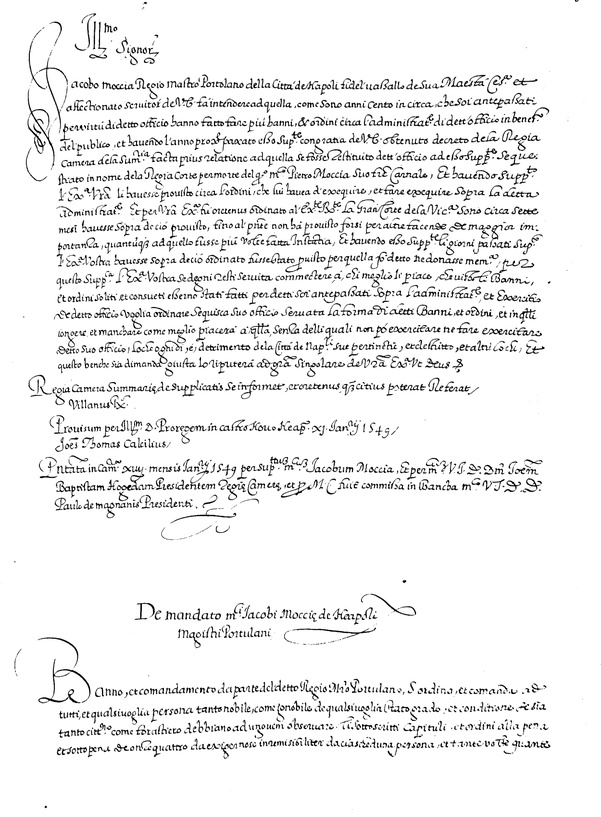
#> input picture input_data/examples/moccia01.jpg, 601 x 817 px, shrunk from 2500 x 3400 before the run, found by its file name
$ python line_segmenter.py
#> lines starting #> are read from the running program, lines starting #| are printed output that depends on the picture; after the words box and inside, x2 and y2 are one past the last pixel; in counts of white or black regions, pixels touching at a corner belong together
import os, shutil
import numpy as np
import math
from itertools import groupby
from skimage import io
from skimage import img_as_ubyte
from skimage.color import rgb2gray, gray2rgb
from skimage.filters import gaussian
from skimage.filters import threshold_otsu
from skimage.util import invert
from scipy.signal import find_peaks
from heapq import *
from tqdm import tqdm
import matplotlib.pyplot as plt
from matplotlib.patches import Rectangle

"""
AstarSegmenter method for handwritten textline segemntation
"""

IN_FOLDER = "input_data\examples"
OUT_FOLDER = "lines"

SURNITA = False

# Nombers of rows
N_ROWS = {"moccia01.jpg":None, "santgall02.png":24, }  # None if no number of rows available
#N_ROWS = None # if no number of rows available

# Parameters
SIGMA = 10      #sigma for gaussian filter
NUM_OF_VERTICAL_ZONES = 8


# peak detection
TH_PEAK = 10
DISTANCE_PK = 35
PROMINANCE_PK = 100


# Constants ------------------
MAX_DISTANCE_SEGMENT = 50
SAVE_LINE_IMAGES = True
SAVE_LINEDOCSEG_IMAGE = True
ADD_FIRST_LAST_SEGMENT = True # add boundary to linesegmentation the top and bottob of the page detection

# PRINT
SHOW_PAGE_DET= False
SHOW_HISTO = False

if os.path.exists(OUT_FOLDER):
    shutil.rmtree(OUT_FOLDER)
os.makedirs(OUT_FOLDER)

def horizontal_projections(image):
    return np.sum(image, axis=1)


def vertical_projections(image):
    return np.sum(image, axis=0)

def find_peak_regions(hpp, n_rows=0, divider=2):
    """
    find peak in orizontal projection
    if n_rows = 0, method returns all the peaks grater than max/divider
    else, nethod returns the top n_rows lines, if there are
    """

    if n_rows == 0:
        return _find_peak_regions_divider(hpp, divider=divider)
    else:
        return _find_peak_regions_nrows(hpp, n_rows)

def _find_peak_regions_divider(hpp, divider=2):
    """
    find peak in orizontal projection
    The “divider” parameter defaults to 2, which means the method will be thresholding the regions in
    the middle of higher and lower peaks in the HPP.
    """
    threshold = (np.max(hpp)-np.min(hpp))/divider
    peaks = []
    peaks_index = []
    for i, hppv in enumerate(hpp):
        if hppv < threshold:
            peaks.append([i, hppv])
    return peaks

def _find_peak_regions_nrows(hpp, n_rows):
    """
    find peak in orizontal projection
    The methods return the first top n_rows peaks, if they exist.
    """
    threshold = (np.max(hpp)-np.min(hpp))/TH_PEAK
    distance = (len(hpp))/DISTANCE_PK#(n_rows*2)
    prominence = (len(hpp))/PROMINANCE_PK#n_rows
    peaks = []
    pk_sorted = []

    all_peaks_ind, _ = find_peaks(hpp, height=threshold, distance=distance, prominence=prominence)

    if SHOW_HISTO:
        counts, bins = np.histogram(hpp)
        #plt.hist(bins[:-1], bins, weights=counts)
        #plt.stairs(hpp, hpp)
        #plt.stairs(counts, bins)
        plt.plot(hpp)
        plt.plot(all_peaks_ind, hpp[all_peaks_ind], "x", color="limegreen", ms=8, mew=2)
        plt.plot(np.zeros_like(hpp), "--", color="gray")
        plt.show()

    for pk_index in all_peaks_ind:
        pk_sorted.append([pk_index, hpp[pk_index]])

    pk_sorted.sort(key=lambda x: x[-1], reverse=True)

    row_founded = 0
    current_peak = 0
    while row_founded < n_rows and current_peak<len(pk_sorted):
        pk_index, pk_value = pk_sorted[current_peak]
        if [pk_index, pk_value] not in peaks:
            row_founded += 1
            peaks.append([pk_index, pk_value])
            threshold = (pk_value-np.min(hpp))/2
            sx_index = pk_index-1
            dx_index = pk_index+1
            while hpp[sx_index] > threshold:
                peaks.append([sx_index, hpp[sx_index]])
                sx_index -= 1
            while hpp[dx_index] > threshold:
                peaks.append([dx_index, hpp[dx_index]])
                dx_index += 1
        current_peak += 1

    #peaks.sort(key=lambda x: x[0])

    peak_ret = []
    for i, hppv in enumerate(hpp):
        if [i, hppv] not in peaks:
            peak_ret.append([i, hppv])


    return peak_ret


def get_hpp_walking_regions(peaks_index):
    """
    group the peaks into walking windows
    """
    hpp_clusters = []
    cluster = []
    for index, value in enumerate(peaks_index):
        cluster.append(value)

        if index < len(peaks_index)-1 and peaks_index[index+1] - value > 1:
            hpp_clusters.append(cluster)
            cluster = []

        #get the last cluster
        if index == len(peaks_index)-1:
            hpp_clusters.append(cluster)
            cluster = []

    return hpp_clusters

def get_binary(img):
    """
    Binarize image with OTSU
    """
    mean = np.mean(img)
    if mean == 0.0 or mean == 1.0:
        return img

    thresh = threshold_otsu(img)
    binary = img <= thresh
    binary = binary*1
    return binary

def path_exists(window_image):
    """
    very basic check first then proceed to A* check
    """
    if 0 in horizontal_projections(window_image):
        return True

    padded_window = np.zeros((window_image.shape[0],1))
    world_map = np.hstack((padded_window, np.hstack((window_image,padded_window)) ) )
    path = np.array(astar(world_map, (int(world_map.shape[0]/2), 0), (int(world_map.shape[0]/2), world_map.shape[1])))
    if len(path) > 0:
        return True

    return False

# [18 lines left out: function get_road_block_regions, not called in this run]

def get_road_block_regions_project(nmap):
    road_blocks = []
    needtobreak = False

    projection = vertical_projections(nmap)
    road_blocks_indices = np.where(projection != 0)[0]

    i=0
    while i < len(road_blocks_indices):
        start = road_blocks_indices[i]
        end = start
        while i+1<len(road_blocks_indices) and road_blocks_indices[i+1]-end == 1:
            i += 1
            end = road_blocks_indices[i]

        if end > nmap.shape[1]-1:
            end = nmap.shape[1]-1
            needtobreak = True

        if path_exists(nmap[:, start:end]) == False:
             road_blocks.append([start, end])

        if needtobreak == True:
            break
        i += 1

    return road_blocks

# [16 lines left out: function group_the_road_blocks, not called in this run]

def get_page(image, margin=0.01, v=2, th=0):
    """
    Find the page in the image.
    the result is the part of the image that shows only text
    """
    vertical_p = vertical_projections(image)
    horizontal_p = horizontal_projections(image)

    m_v = int(image.shape[0]*margin)
    m_h = int(image.shape[1]*margin)

    max_v_p = int(max(vertical_p[m_v:image.shape[0]-m_v])/v)
    max_h_p = int(max(horizontal_p[m_h:image.shape[1]-m_h])/v)

    left = m_v
    while  vertical_p[left] <= max_v_p:
        left += 1
    while left > 0 and vertical_p[left] > th:
        left -= 1

    right = len(vertical_p)-1-m_v
    while  vertical_p[right] <= max_v_p:
        right -= 1
    while right < len(vertical_p) and vertical_p[right] > th:
        right += 1

    top = m_h
    while  horizontal_p[top] <= max_h_p:
        top += 1
    while top > 0 and horizontal_p[top] > th:
        top -= 1

    bottom = len(horizontal_p)-1-m_h
    while  horizontal_p[bottom] <= max_h_p:
        bottom -= 1
    while bottom <len(horizontal_p)-1 and horizontal_p[bottom] > th:
        bottom += 1

    top = top#-m_v
    right = right#+m_h
    left = left#-m_h
    bottom = bottom#+m_v

    return (top, right, left, bottom)

def _linesegmentation(crop_image, n_rows=0):
    """
    apply the line segmentation method to the crop_image.
    it returns a list of cut boundaries
    NOTE: the crop_image must be a BW image
    """
    inverse_image = gaussian(crop_image, sigma=SIGMA)
    th = threshold_otsu(inverse_image)
    inverse_image[inverse_image >= th] = 1
    inverse_image[inverse_image < th] = 0
    inverse_image = invert(inverse_image)

    hpp = horizontal_projections(inverse_image)

    peaks = find_peak_regions(hpp, n_rows=n_rows)
    peaks_index = np.array(peaks)[:,0].astype(int)

    segmented_img = np.copy(crop_image)
    r,c = segmented_img.shape
    for ri in range(r):
        if ri in peaks_index:
            segmented_img[ri, :] = 0

    # compute the line cluster basing on oriz projection
    hpp_clusters = get_hpp_walking_regions(peaks_index)

    # refine binarization and add doorways  (when there is no path in the row division (total ascender or descender))
    binary_image = get_binary(crop_image)
    for cluster_of_interest in hpp_clusters:
        nmap = binary_image[cluster_of_interest[0]:cluster_of_interest[len(cluster_of_interest)-1],:]
        if nmap.shape[0]>0:
            road_blocks_cluster_groups = get_road_block_regions_project(nmap)
            #create the doorways
            for index, road_blocks in enumerate(road_blocks_cluster_groups):
                window_offset = road_blocks[1]
                while window_offset < segmented_img.shape[1] and np.sum(nmap[:,window_offset], axis=0) != 0:
                    window_offset +=1
                window_image = nmap[:, road_blocks[0]: window_offset] # +1 OR NOT???
                binary_image[cluster_of_interest[0]:cluster_of_interest[len(cluster_of_interest)-1],:][:, road_blocks[0]: window_offset][int(window_image.shape[0]/2),:] *= 0

    #segment all the lines using the A* algorithm
    line_segments = []
    for i, cluster_of_interest in tqdm(enumerate(hpp_clusters)):
        nmap = binary_image[cluster_of_interest[0]:cluster_of_interest[len(cluster_of_interest)-1],:]
        if nmap.shape[0]>0:
            start = (int(nmap.shape[0]/2), 0)
            goal = (int(nmap.shape[0]/2),nmap.shape[1]-1)
            path = astar(nmap, start, goal)
            if len(path)>0:
                path.append((path[-1][0],0))
                path = np.array(path)
                offset_from_top = cluster_of_interest[0]
                path[:,0] += offset_from_top
                line_segments.append(path)

    # [6 lines of commented-out code are left out]

    return line_segments

def linesegmentation(image, n_rows=0, n_vertical_crops=1):
    """
    divides the image in vertical zones (according to the param n_vertical crops)
    and performs the line segmentationo in each zone
    """
    w = image.shape[1]
    w_zone = math.ceil(w/n_vertical_crops)

    all_zones_segments = []

    for itr in range(n_vertical_crops):
        end = (itr+1)*w_zone
        if itr == n_vertical_crops-1:
            end = w+1

        curr_v_zone = image[:, itr*w_zone:end]
        zone_segment = _linesegmentation(curr_v_zone, n_rows=n_rows)

        all_zones_segments.append(zone_segment)

    # balance boundaries number in zones
    all_zones_segments = _balance_segments(all_zones_segments, w_zone)

    # Fuse all zones in one list of boundaries
    line_segments = []
    for itr_1 in range(len(all_zones_segments[0])):
        line_segment = all_zones_segments[0][itr_1]
        for itr_2 in (range(1,n_vertical_crops)):
            line_segment_to_merge = _find_tomerge_segment(line_segment, all_zones_segments[itr_2], w_zone)
            line_segment = _merge_segments(line_segment, line_segment_to_merge)
        line_segments.append(line_segment)

    # sort line_segments
    line_segments = _sort_segments_list(line_segments)

    return line_segments

def _sort_segments_list(line_segments):
    sorted_list= []
    tup_segments = []

    for el in line_segments:
        tup_segments.append((el[0][0], el))

    tup_segments.sort(key=lambda el: el[0])

    for el in tup_segments:
        sorted_list.append(el[-1])

    return sorted_list

def _merge_segments(base_segment, tomerge_segment):
    for point in reversed(tomerge_segment):
        h_val = np.array([point[0],base_segment[0][-1]+1], dtype=np.int32)
        base_segment = np.insert(base_segment, 0, h_val, axis=0)

    return base_segment

def _find_closest_segment(line_segment, next_zone_segments, next_dx=True):
    """
    retrun segment in next zone closer to the line_segment
    """
    if next_dx:
        pos = 0
        pos_test=-1
    else:
        pos = -1
        pos_test=0

    h_value = line_segment[pos][0]
    dist = float('inf')
    ret_segment = None
    for segment in next_zone_segments:
        test_h_value = segment[pos_test][0]
        if abs(h_value-test_h_value)<dist:
            dist = abs(h_value-test_h_value)
            ret_segment = segment
    return ret_segment, dist

def _find_tomerge_segment(line_segment, next_zone_segments, w_zone,  max_dist=MAX_DISTANCE_SEGMENT):
    """
    retrun segment in next zone closer to the line_segment.
    if there is no segment in the range max_dist, it returns a new segment at zero distance to line_segment
    """
    ret_segment, dist = _find_closest_segment(line_segment, next_zone_segments)

    # if nezt zonew boundary to much distant
    if dist > max_dist:
        h_value = line_segment[0][0]
        ret_segment = np.flip(np.column_stack(((np.ones((w_zone,))*h_value), np.arange(w_zone))).astype(int), axis=0)

    return ret_segment

def _balance_segments(all_zones_segments, w_zone):
    """
    define a new set of segments for each zone.
    the function return a set of boundaries zones all with the same number of boundaries
    """
    new_all_zones_segments  = []

    lens = []
    for zone in all_zones_segments:
        lens.append(len(zone))
    n_boundary = max(lens)

    for itr in range(len(all_zones_segments)-1):
        zone = all_zones_segments[itr]
        next_zone = all_zones_segments[itr+1]
        new_zone = []

        #remove isolate segments
        for segment in zone:
            _, dist = _find_closest_segment(segment, next_zone)
            if dist <= MAX_DISTANCE_SEGMENT:
                new_zone.append(segment)

        new_all_zones_segments.append(new_zone)

    new_all_zones_segments.append(all_zones_segments[-1])

    # add new segments to complete the line boundary
    w_itr = 0
    while w_itr<3 and not all_equal_lens(new_all_zones_segments):
        for itr in range(len(new_all_zones_segments)-1):
            zone = new_all_zones_segments[itr]
            next_zone = new_all_zones_segments[itr+1]

            for segment in next_zone:
                _, dist = _find_closest_segment(segment, zone, next_dx=False)
                if dist > MAX_DISTANCE_SEGMENT:
                    h_value = segment[-1][0]
                    new_segment = np.flip(np.column_stack(((np.ones((w_zone,))*h_value), np.arange(w_zone))).astype(int), axis=0)
                    zone.append(new_segment)
        w_itr += 1

    return new_all_zones_segments

def all_equal_lens(all_zones_segments):
    """
    Returns True id all the zones contain the same number of segments
    """
    lens = []
    for zone in all_zones_segments:
        lens.append(len(zone))
    g = groupby(lens)
    return next(g, True) and not next(g, False)


#a star path planning algorithm
def heuristic_SED(a, b):
    """
    Squared Euclidean Distance
    """
    return (b[0] - a[0]) ** 2 + (b[1] - a[1]) ** 2

#a star path planning algorithm
# [5 lines left out: function heuristic_manhattan, not called in this run]

def astar(array, start, goal, heuristic=heuristic_SED):
    neighbors = [(0,1),(0,-1),(1,0),(-1,0),(1,1),(1,-1),(-1,1),(-1,-1)]
    close_set = set()
    came_from = {}
    gscore = {start:0}
    fscore = {start:heuristic(start, goal)}
    oheap = []

    heappush(oheap, (fscore[start], start))

    while oheap:

        current = heappop(oheap)[1]

        if current == goal:
            data = []
            while current in came_from:
                data.append(current)
                current = came_from[current]
            return data

        close_set.add(current)
        for i, j in neighbors:
            neighbor = current[0] + i, current[1] + j
            tentative_g_score = gscore[current] + heuristic(current, neighbor)
            if 0 <= neighbor[0] < array.shape[0]:
                if 0 <= neighbor[1] < array.shape[1]:
                    if array[neighbor[0]][neighbor[1]] == 1:
                        continue
                else:
                    # array bound y walls
                    continue
            else:
                # array bound x walls
                continue

            if neighbor in close_set and tentative_g_score >= gscore.get(neighbor, 0):
                continue

            if  tentative_g_score < gscore.get(neighbor, 0) or neighbor not in [i[1]for i in oheap]:
                came_from[neighbor] = current
                gscore[neighbor] = tentative_g_score
                fscore[neighbor] = tentative_g_score + heuristic(neighbor, goal)
                heappush(oheap, (fscore[neighbor], neighbor))

    return []

def extract_line_from_image(image, lower_line, upper_line):
    lower_boundary = np.min(lower_line[:, 0])
    upper_boundary = np.max(upper_line[:, 0])
    img_copy = np.copy(image)
    #r, c = img_copy.shape
    for index in range(img_copy.shape[1]-1):
        img_copy[0:lower_line[index, 0], lower_line[index, 1]] = 255
        img_copy[upper_line[index, 0]:img_copy.shape[0], upper_line[index, 1]] = 255

    return img_copy[lower_boundary:upper_boundary, :]

# [17 lines left out: function extract_line_from_image2, not called in this run]

def save_line_images(line_segments, image, out_folder):
    """
    Saves all images lines. It generates one image for each line detected.
    """
    line_images = []
    line_count = len(line_segments)
    for line_index in range(line_count-1):
        line_image = extract_line_from_image(image, line_segments[line_index], line_segments[line_index+1])
        line_images.append(line_image)
        io.imsave(os.path.join(out_folder,str(line_index+1).zfill(len(str(line_count)))+"."+image_name.split(".")[-1]), line_image)

def save_line_on_doc_image(line_segments, image, out_folder, color=(255,0,0), thickness=1):
    """
    Saves an image of the entire document page showing the cutting boundaries
    """
    out_image = rgb2gray(image)
    out_image = gray2rgb(out_image)
    out_image = img_as_ubyte(out_image)

    for line in line_segments:
        for x, y in line:
            if y >= image.shape[1]:
                y=image.shape[1]-1
            out_image[x:x+thickness-1,y,:] = color

    io.imsave(os.path.join(out_folder,"_all_lines."+image_name), out_image)


if __name__ == "__main__":
    for image_name in tqdm(os.listdir(IN_FOLDER)):
        curr_out_folder = os.path.join(OUT_FOLDER, image_name.split(".")[0])
        os.mkdir(curr_out_folder)

        image = io.imread(os.path.join(IN_FOLDER, image_name), as_gray=True)
#> image is the input picture: shape (817, 601); min 0, max 255, mean 238.3
        image_orig = gray2rgb(image)

        inverse_image = gaussian(image, sigma=SIGMA)
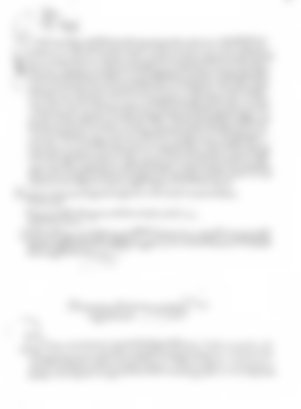
#> inverse_image: shape (817, 601) float64 (shown at 1/2 size); min 0.81, max 1, mean 0.935
        th = threshold_otsu(inverse_image)
#> th = 0.932
        inverse_image[inverse_image >= th] = 1
        inverse_image[inverse_image < th] = 0
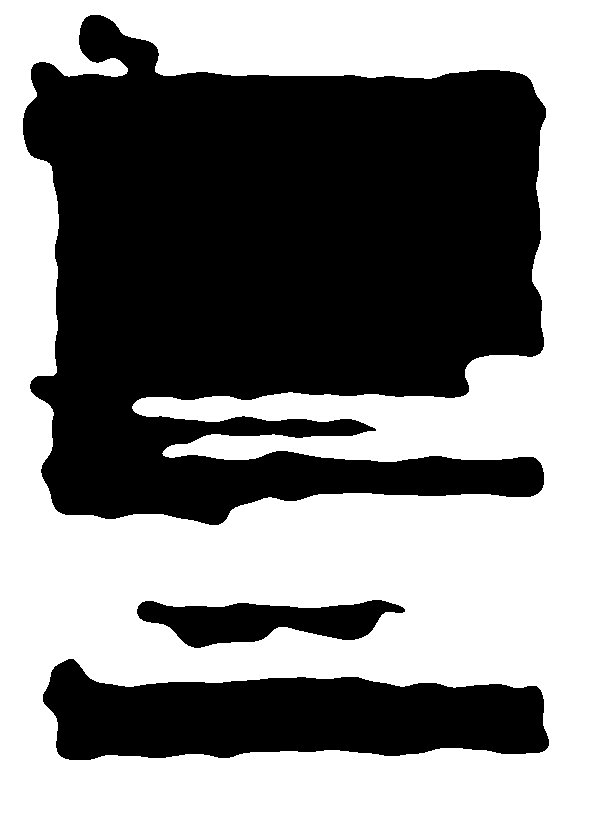
#> inverse_image: shape (817, 601) float64; values 0 (black) and 1 (white), 52.3% white; 3 black regions, box (x1, y1, x2, y2) and area: (23, 15, 546, 525) 191009, (43, 659, 549, 760) 35695, (137, 600, 405, 648) 7572
        inverse_image = invert(inverse_image)

        top, right, left, bottom = get_page(inverse_image)
#> in get_page, `vertical_p = vertical_projections(image)`: vertical_p = 601 values, max 568 at index 90, min 0 at index 0, mean 389.8
#> in get_page, `horizontal_p = horizontal_projections(image)`: horizontal_p = 817 values, max 522 at index 113, min 0 at index 0, mean 286.8
#> in get_page, `max_v_p = int(max(vertical_p[m_v:image.shape[0]-m_v])/v)`: max_v_p = 284
#> in get_page, `max_h_p = int(max(horizontal_p[m_h:image.shape[1]-m_h])/v)`: max_h_p = 261
#> the loop in get_page, `while  vertical_p[left] <= max_v_p:` made 45 passes
#> after the loop in get_page, `while  vertical_p[left] <= max_v_p:`: left = 53
#> the loop in get_page, `while left > 0 and vertical_p[left] > th:` made 31 passes
#> left on passes 1 to 8: 52, 51, 50, 49, 48, 47, 46, 45
#> after the loop in get_page, `while left > 0 and vertical_p[left] > th:`: left = 22
#> in get_page, `right = len(vertical_p)-1-m_v`: right = 592
#> the loop in get_page, `while  vertical_p[right] <= max_v_p:` made 55 passes
#> right on passes 1 to 8: 591, 590, 589, 588, 587, 586, 585, 584
#> after the loop in get_page, `while  vertical_p[right] <= max_v_p:`: right = 537
#> the loop in get_page, `while right < len(vertical_p) and vertical_p[right] > th:` made 12 passes
#> after the loop in get_page, `while right < len(vertical_p) and vertical_p[right] > th:`: right = 549
#> the loop in get_page, `while  horizontal_p[top] <= max_h_p:` made 69 passes
#> after the loop in get_page, `while  horizontal_p[top] <= max_h_p:`: top = 75
#> the loop in get_page, `while top > 0 and horizontal_p[top] > th:` made 61 passes
#> top on passes 1 to 8: 74, 73, 72, 71, 70, 69, 68, 67
#> after the loop in get_page, `while top > 0 and horizontal_p[top] > th:`: top = 14
#> in get_page, `bottom = len(horizontal_p)-1-m_h`: bottom = 810
#> the loop in get_page, `while  horizontal_p[bottom] <= max_h_p:` made 58 passes
#> bottom on passes 1 to 8: 809, 808, 807, 806, 805, 804, 803, 802
#> after the loop in get_page, `while  horizontal_p[bottom] <= max_h_p:`: bottom = 752
#> the loop in get_page, `while bottom <len(horizontal_p)-1 and horizontal_p[bottom] > th:` made 8 passes
#> after the loop in get_page, `while bottom <len(horizontal_p)-1 and horizontal_p[bottom] > th:`: bottom = 760
#> top = 14; right = 549; left = 22; bottom = 760


        # line segmentation
        if N_ROWS is None:
            n_of_rows = 0
        else:
            n_of_rows = N_ROWS[image_name]
            if n_of_rows is None:
                n_of_rows = 0

        # Surinta method
        if SURNITA:
            top, right, left, bottom = 0, image.shape[1], 0, image.shape[0]
            NUM_OF_VERTICAL_ZONES = 1
            n_of_rows = 0


        # ## Print Page Detected ########################################
        #print(top, right, left, bottom)
        if SHOW_PAGE_DET:
            plt.imshow(image, cmap="gray")
            plt.gca().add_patch(Rectangle((left, top), right-left, bottom-top, edgecolor='red', facecolor='none', lw=1))
            plt.show()


        line_segments = linesegmentation(image[top:bottom, left:right], n_rows=n_of_rows, n_vertical_crops=NUM_OF_VERTICAL_ZONES)
#> the loop in linesegmentation, `for itr in range(n_vertical_crops):` made 8 passes
#> th in _linesegmentation on passes 1 to 8: 0.933, 0.928, 0.924, 0.925, 0.925, 0.921, 0.929, 0.932
#> pass 1, in linesegmentation, `curr_v_zone = image[:, itr*w_zone:end]`:
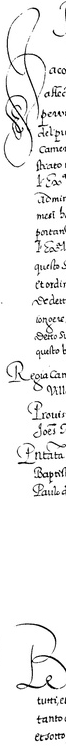
#> curr_v_zone: shape (746, 66); min 0, max 255, mean 239.2
#> after the loop in linesegmentation, `for itr in range(n_vertical_crops):`: all_zones_segments = 8 items
#> (the rest of the program and of its run is left out)
